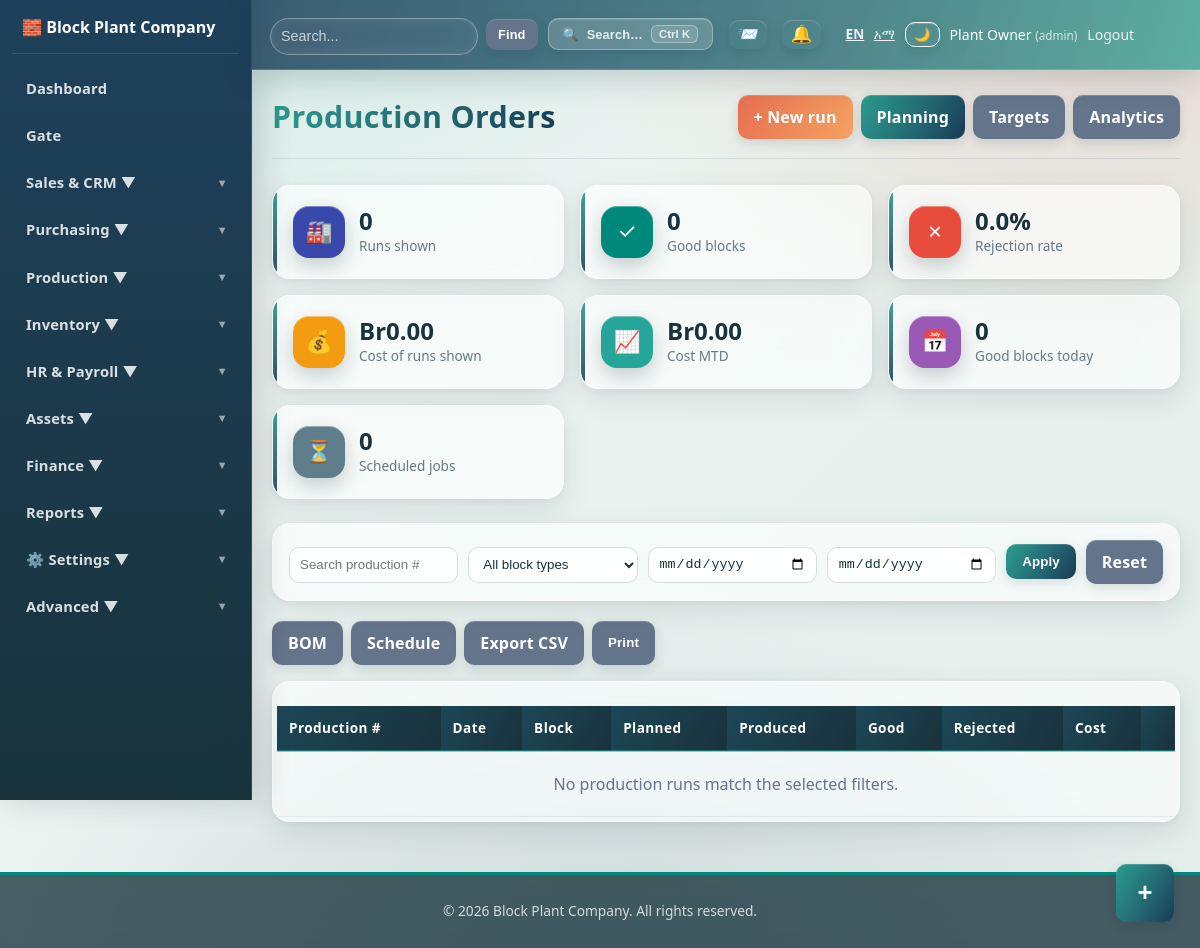
Screenshot of /production/index.php (signed in) with the database file from the repository.
### tables this page shows
CREATE TABLE company_settings(id INT AUTO_INCREMENT PRIMARY KEY,company_name VARCHAR(200) NOT NULL,company_name_am VARCHAR(200) NULL,tagline VARCHAR(255) NULL,tagline_am VARCHAR(255) NULL,address TEXT,phone VARCHAR(50),email VARCHAR(100),tax_id VARCHAR(50),logo_path VARCHAR(255),currency VARCHAR(10) DEFAULT 'ETB',currency_symbol VARCHAR(10) DEFAULT 'Br',date_format VARCHAR(20) DEFAULT 'Y-m-d',timezone VARCHAR(50) DEFAULT 'Africa/Addis_Ababa',locale_default VARCHAR(10) DEFAULT 'en',primary_color VARCHAR(20) DEFAULT '#3949ab',secondary_color VARCHAR(20) DEFAULT '#00897b',default_commission_rate DECIMAL(5,2) DEFAULT 5.00,updated_at TIMESTAMP DEFAULT CURRENT_TIMESTAMP ON UPDATE CURRENT_TIMESTAMP);

CREATE TABLE users(id INT AUTO_INCREMENT PRIMARY KEY,name VARCHAR(100) NOT NULL,username VARCHAR(50) UNIQUE NOT NULL,password VARCHAR(255) NOT NULL,role VARCHAR(30) DEFAULT 'admin',department VARCHAR(30) NULL,department_role ENUM('manager','user') NULL,status TINYINT DEFAULT 1,created_at TIMESTAMP DEFAULT CURRENT_TIMESTAMP);

### config/helpers.php (called while the page is built, shortened)
<?php
function e($string) {
    return htmlspecialchars($string, ENT_QUOTES, 'UTF-8');
}
function money($amount) {
    return number_format($amount, 2);
}
function ensure_department_access_schema() {
    static $checked = false;
    if ($checked) {
        return;
    }
    $checked = true;
}
function has_permission($module, $action = 'view') {
    $allowed = ['view' => 'can_view', 'create' => 'can_create', 'edit' => 'can_edit', 'delete' => 'can_delete', 'approve' => 'can_approve'];
    global $pdo;
    try {
        $userStmt = $pdo->prepare("SELECT role, department, department_role FROM users WHERE id = ? AND status = 1");
        $userStmt->execute([$_SESSION['user_id']]);
        $user = $userStmt->fetch();
        $userRole = strtolower(trim((string) $user['role']));
        if (in_array($userRole, ['admin', 'administrator'], true)) {
            return true;
        }
        $col = $allowed[$action];
        $stmt = $pdo->prepare("SELECT {$col} FROM user_permissions WHERE user_id = ? AND module = ?");
        $stmt->execute([$_SESSION['user_id'], $module]);
        $row = $stmt->fetch();
        return $row && (int) $row[$col] === 1;
    } catch (PDOException $e) {
        return false;
    }
}
function currency_symbol() {
    $c = company_settings();
    return $c['currency_symbol'] ?? '$';
}
function company_settings($reload = false) {
    static $cached = null;
    global $pdo;
    if ($cached !== null) {
        return $cached;
    }
    try {
        $cached = $pdo->query("SELECT * FROM company_settings LIMIT 1")->fetch() ?: [];
    } catch (PDOException $e) {
        $cached = [];
    }
    return $cached;
}
function app_lang() {
    $c = company_settings();
    $def = $c['locale_default'] ?? 'en';
    return in_array($def, ['en', 'am'], true) ? $def : 'en';
}
function t($key) {
    static $dict;
    if ($dict === null) {
        $dict = require __DIR__ . '/lang.php';
    }
    $lang = app_lang();
    return $dict[$lang][$key] ?? $dict['en'][$key] ?? $key;
}
function company_display_name() {
    $c = company_settings();
    return $c['company_name'] ?? 'Block Plant ERP';
}
function brand_colors() {
    $c = company_settings();
    return [
        'primary' => $c['primary_color'] ?? '#3949ab',
        'secondary' => $c['secondary_color'] ?? '#00897b',
    ];
}
?>

### production/index.php (the view, shortened to what this page needs)
<?php
require_once "../config/database.php";
require_once "../config/helpers.php";
$search = trim((string) ($_GET['search'] ?? ''));
$from = trim((string) ($_GET['from'] ?? ''));
$to = trim((string) ($_GET['to'] ?? ''));
$conditions = [];
$params = [];
$where = $conditions ? 'WHERE ' . implode(' AND ', $conditions) : '';
$stmt = $pdo->prepare("
    SELECT p.*, bt.name AS block_name, bt.size
    FROM production p
    JOIN block_types bt ON p.block_type_id = bt.id
    $where
    ORDER BY p.production_date DESC, p.id DESC
    LIMIT 500
");
$stmt->execute($params);
$rows = $stmt->fetchAll();
$shownGood = array_sum(array_map(fn($r) => (int) $r['good_quantity'], $rows));
$shownRejected = array_sum(array_map(fn($r) => (int) $r['rejected_quantity'], $rows));
$shownCost = array_sum(array_map(fn($r) => (float) $r['production_cost'], $rows));
$shownProduced = array_sum(array_map(fn($r) => (int) $r['produced_quantity'], $rows));
$shownRejectRate = $shownProduced > 0 ? ($shownRejected / $shownProduced) * 100 : 0;
$todayGood = (int) $pdo->query("SELECT COALESCE(SUM(good_quantity),0) FROM production WHERE production_date=CURDATE()")->fetchColumn();
$monthCost = (float) $pdo->query("SELECT COALESCE(SUM(production_cost),0) FROM production WHERE production_date >= DATE_FORMAT(CURDATE(), '%Y-%m-01')")->fetchColumn();
$pendingSched = 0;
try {
    $pendingSched = (int) $pdo->query("SELECT COUNT(*) FROM production_schedules WHERE status IN ('planned','in_progress') AND schedule_date >= CURDATE()")->fetchColumn();
} catch (PDOException $e) {
    $pendingSched = 0;
}
$exportQuery = $_GET;
$exportQuery['export'] = 'csv';
$exportUrl = 'index.php?' . http_build_query($exportQuery);
require_once "../partials/header.php";
?>
<div class="page-header no-print">
    <h1>Production Orders</h1>
    <div class="header-actions">
        <?php if (has_permission('production', 'create')): ?>
        <a href="create.php" class="btn btn-accent">+ New run</a>
        <?php endif; ?>
        <a href="planning.php" class="btn btn-primary">Planning</a>
        <a href="targets.php" class="btn btn-secondary">Targets</a>
        <a href="analytics.php" class="btn btn-secondary">Analytics</a>
    </div>
</div>
<div class="stats-grid no-print">
    <div class="stat-card">
        <div class="stat-icon" style="background:#3949ab;">🏭</div>
        <div><div class="stat-value"><?= number_format(count($rows)) ?></div><div class="stat-label">Runs shown</div></div>
    </div>
    <div class="stat-card">
        <div class="stat-icon" style="background:#00897b;">✓</div>
        <div><div class="stat-value"><?= number_format($shownGood) ?></div><div class="stat-label">Good blocks</div></div>
    </div>
    <div class="stat-card">
        <div class="stat-icon" style="background:#e74c3c;">✗</div>
        <div><div class="stat-value"><?= number_format($shownRejectRate, 1) ?>%</div><div class="stat-label">Rejection rate</div></div>
    </div>
    <div class="stat-card">
        <div class="stat-icon" style="background:#f39c12;">💰</div>
        <div><div class="stat-value"><?= currency_symbol() . money($shownCost) ?></div><div class="stat-label">Cost of runs shown</div></div>
    </div>
    <div class="stat-card">
        <div class="stat-icon" style="background:#26a69a;">📈</div>
        <div><div class="stat-value"><?= currency_symbol() . money($monthCost) ?></div><div class="stat-label">Cost MTD</div></div>
    </div>
    <div class="stat-card">
        <div class="stat-icon" style="background:#9b59b6;">📅</div>
        <div><div class="stat-value"><?= number_format($todayGood) ?></div><div class="stat-label">Good blocks today</div></div>
    </div>
    <div class="stat-card">
        <div class="stat-icon" style="background:#607d8b;">⏳</div>
        <div><div class="stat-value"><?= number_format($pendingSched) ?></div><div class="stat-label">Scheduled jobs</div></div>
    </div>
</div>
<div class="filter-section no-print">
    <form method="get" class="filter-form">
        <input type="text" name="search" placeholder="Search production #" value="<?= e($search) ?>">
        <select name="block_type_id">
            <option value="">All block types</option>
        </select>
        <input type="date" name="from" value="<?= e($from) ?>" title="From date">
        <input type="date" name="to" value="<?= e($to) ?>" title="To date">
        <button type="submit" class="btn btn-primary">Apply</button>
        <a href="index.php" class="btn btn-secondary">Reset</a>
    </form>
</div>
<div class="header-actions no-print" style="margin-bottom:16px;">
    <a href="bom.php" class="btn btn-secondary">BOM</a>
    <a href="schedule.php" class="btn btn-secondary">Schedule</a>
    <a href="<?= e($exportUrl) ?>" class="btn btn-secondary">Export CSV</a>
    <button type="button" class="btn btn-secondary" onclick="window.print()">Print</button>
</div>
<div class="table-container">
    <table class="data-table">
        <thead>
            <tr>
                <th>Production #</th>
                <th>Date</th>
                <th>Block</th>
                <th>Planned</th>
                <th>Produced</th>
                <th>Good</th>
                <th>Rejected</th>
                <th>Cost</th>
                <th class="no-print"></th>
            </tr>
        </thead>
        <tbody>
            <?php if (!$rows): ?>
            <tr><td colspan="9" style="text-align:center;color:#64748b;padding:20px;">No production runs match the selected filters.</td></tr>
            <?php endif; ?>
        </tbody>
    </table>
</div>
<?php require_once "../partials/footer.php"; ?>

### partials/header.php (shortened to what this page needs)
<?php
require_once __DIR__ . "/../config/database.php";
require_once __DIR__ . "/../config/helpers.php";
$stmt = $pdo->prepare("SELECT name, role FROM users WHERE id = ?");
$stmt->execute([$_SESSION["user_id"]]);
$user = $stmt->fetch();
$brand = brand_colors();
$htmlLang = app_lang() === 'am' ? 'am' : 'en';
$_navIsAdmin = in_array(strtolower(trim((string)($user['role'] ?? ''))), ['admin', 'administrator'], true);
?>
<!doctype html>
<html lang="<?= $htmlLang ?>">
<head>
    <link rel="stylesheet" href="/block_plant/assets/css/style.css">
    <link rel="stylesheet" href="/block_plant/assets/css/advanced.css?v=<?= filemtime(__DIR__ . '/../assets/css/advanced.css') ?>">
    <link rel="stylesheet" href="/block_plant/assets/css/dark-mode.css">
    <link rel="stylesheet" href="/block_plant/assets/css/glass.css?v=<?= filemtime(__DIR__ . '/../assets/css/glass.css') ?>">
    <link rel="stylesheet" href="/block_plant/assets/css/mobile.css?v=<?= filemtime(__DIR__ . '/../assets/css/mobile.css') ?>">
</head>
<body class="theme-advanced">
    <div class="topbar">
        <div class="user-info">
            <form action="/block_plant/dashboard/search.php" method="get" style="display:flex;align-items:center;gap:8px;">
                <input type="text" name="q" placeholder="<?= e(t('search_placeholder')) ?>" style="min-width:220px; padding:8px 10px; border-radius:6px; border:1px solid rgba(255,255,255,0.3); background:rgba(255,255,255,0.12); color:white;">
                <button type="submit" class="btn btn-secondary" style="padding:8px 12px; font-size:0.8rem;"><?= t('find') ?></button>
            </form>
            <button id="cmdkOpen" title="<?= e(t('search_everything')) ?>" style="background:rgba(255,255,255,0.16);border:1px solid rgba(255,255,255,0.30);color:#fff;border-radius:999px;cursor:pointer;padding:6px 14px;font-size:0.8rem;display:flex;align-items:center;gap:8px;margin-right:6px;">
                <span>🔍</span><span style="opacity:.85;"><?= t('search_all') ?></span><span class="cmdk-kbd" style="border-color:rgba(255,255,255,0.35);color:rgba(255,255,255,0.85);background:rgba(255,255,255,0.12);">Ctrl K</span>
            </button>
            <div class="notification-dropdown" style="position:relative; margin-right: 5px;">
                <button id="sysNotifToggle" style="background:transparent;border:none;color:#fff;cursor:pointer;position:relative;padding:4px 8px;font-size:1.1rem;display:flex;align-items:center;">
                    📨
                </button>
            </div>
            <div class="notification-dropdown" style="position:relative; margin-right: 5px;">
                <button id="notifToggle" style="background:transparent;border:none;color:#fff;cursor:pointer;position:relative;padding:4px 8px;font-size:1.1rem;display:flex;align-items:center;">
                    🔔
                </button>
            </div>
            <span style="opacity:0.9;font-size:0.85rem;margin-left:10px;">
                <a href="?lang=en" style="color:#fff;margin-right:6px;<?= app_lang() === 'en' ? 'font-weight:bold;text-decoration:underline;' : '' ?>">EN</a>
                <a href="?lang=am" style="color:#fff;<?= app_lang() === 'am' ? 'font-weight:bold;text-decoration:underline;' : '' ?>">አማ</a>
            </span>
            <button id="themeToggle" title="<?= t('dark_mode') ?>" style="background:transparent;border:1px solid #fff;color:#fff;border-radius:4px;cursor:pointer;padding:4px 8px;">🌙</button>
            <span><?= htmlspecialchars($user['name']) ?> <small style="opacity:.75">(<?= htmlspecialchars($user['role']) ?>)</small></span>
            <a href="/block_plant/auth/logout.php" style="color: #ecf0f1; text-decoration: none;"><?= t('logout') ?></a>
        </div>
    </div>
    <nav class="navbar" id="appSidebar">
        <div class="sidebar-brand">
            <span>🧱 <?= htmlspecialchars(company_display_name()) ?></span>
        </div>
        <ul>
            <?php if (has_permission('dashboard', 'view')): ?>
            <li><a href="/block_plant/dashboard/index.php"><?= t('dashboard') ?></a></li>
            <?php endif; ?>
            <?php if (has_permission('gate', 'view')): ?>
            <li><a href="/block_plant/gate/index.php"><?= t('gate') ?></a></li>
            <?php endif; ?>
            <?php if (has_permission('sales', 'view') || has_permission('crm', 'view') || has_permission('customers', 'view')): ?>
            <li class="dropdown">
                <a href="#"><?= t('sales_crm') ?> ▼</a>
            </li>
            <?php endif; ?>
            <?php if (has_permission('purchases', 'view') || has_permission('suppliers', 'view')): ?>
            <li class="dropdown">
                <a href="#"><?= t('purchasing') ?> ▼</a>
            </li>
            <?php endif; ?>
            <?php if (has_permission('production', 'view')): ?>
            <li class="dropdown">
                <a href="#"><?= t('production') ?> ▼</a>
            </li>
            <?php endif; ?>
            <?php if (has_permission('inventory', 'view')): ?>
            <li class="dropdown">
                <a href="#"><?= t('inventory') ?> ▼</a>
            </li>
            <?php endif; ?>
            <?php if (has_permission('hr', 'view')): ?>
            <li class="dropdown">
                <a href="/block_plant/hr/index.php"><?= t('hr_payroll') ?> ▼</a>
            </li>
            <?php endif; ?>
            <?php if (has_permission('assets', 'view')): ?>
            <li class="dropdown">
                <a href="#"><?= t('assets') ?> ▼</a>
            </li>
            <?php endif; ?>
            <?php if (has_permission('finance', 'view') || has_permission('expenses', 'view')): ?>
            <li class="dropdown">
                <a href="#"><?= t('finance') ?> ▼</a>
            </li>
            <?php endif; ?>
            <?php if (has_permission('reports', 'view')): ?>
            <li class="dropdown">
                <a href="#"><?= t('reports') ?> ▼</a>
            </li>
            <?php endif; ?>
            <li class="dropdown">
                <a href="#">⚙️ <?= t('settings') ?> ▼</a>
            </li>
            <?php if ($_navIsAdmin): ?>
            <li class="dropdown">
                <a href="#"><?= t('advanced') ?> ▼</a>
            </li>
            <?php endif; ?>
        </ul>
    </nav>
    <div class="container">

### partials/footer.php (shortened to what this page needs)
    </div>
    <footer style="background: #2c3e50; color: white; text-align: center; padding: 20px; margin-top: 50px;">
        <?php if (function_exists('company_display_name')): ?>
        <p>&copy; <?= date('Y') ?> <?= htmlspecialchars(company_display_name()) ?>. <?= e(t('all_rights_reserved')) ?></p>
        <?php else: ?>
        <p>&copy; <?= date('Y') ?> Block Plant ERP System. <?= e(t('all_rights_reserved')) ?></p>
        <?php endif; ?>
    </footer>
    <div class="fab-wrap" id="fabWrap">
        <button class="fab-btn" id="fabBtn" title="<?= e(t('quick_actions')) ?>" aria-label="<?= e(t('quick_actions')) ?>">+</button>
    </div>
</body>
</html>

### rows the page displays
company_settings: q "Search...", locale_default "Find", locale_default "Search…", locale_default "Logout", company_name "Block Plant Company", locale_default "Dashboard", locale_default "Gate", locale_default "Sales & CRM", locale_default "Purchasing", locale_default "Production", locale_default "Inventory", locale_default "HR & Payroll", locale_default "Assets", locale_default "Finance", locale_default "Reports", locale_default "Settings", locale_default "Advanced", currency_symbol "Br", locale_default "All rights reserved."
users: name "Plant Owner", role "admin"

### other values shown
count($rows) "0"
$shownGood "0"
$shownRejectRate "0.0"
money($shownCost) "0.00"
money($monthCost) "0.00"
$todayGood "0"
$pendingSched "0"
